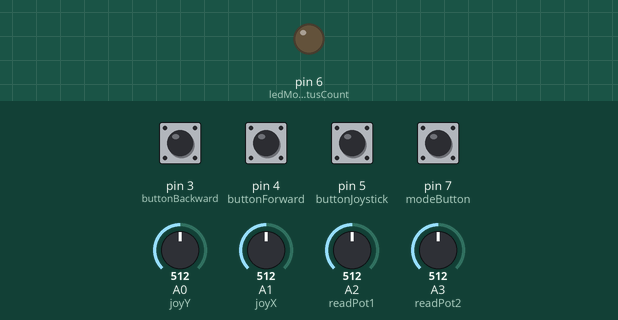
This sketch was run on a simulated Arduino Uno, built with avr-gcc and run on an emulated ATmega328P. Shown: output pins drawn as LEDs (lit = HIGH). Dashed ring = blinking. The test bench sets the inputs (shaded band); at power-on: pin 3 (buttonBackward), pin 4 (buttonForward), pin 5 (buttonJoystick), pin 7 (modeButton) HIGH, A0 (joyY) = 512, A1 (joyX) = 512, A2 (readPot1) = 512, A3 (readPot2) = 512. No radio packets arrive unless stated.

Above: at 1.2 s.
1.3 s: pin 7 (modeButton) pulled LOW for 0.15 s
At 2.1 s:
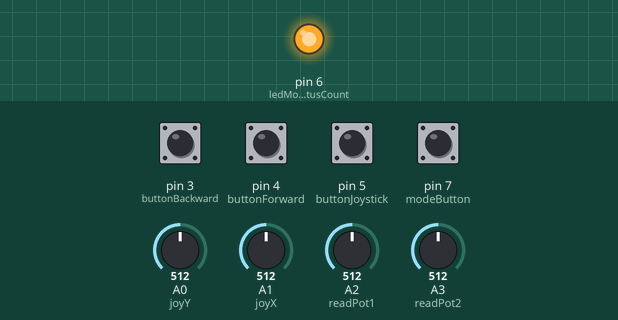
3.8 s: pin 7 (modeButton) pulled LOW for 1 s
At 5.45 s:
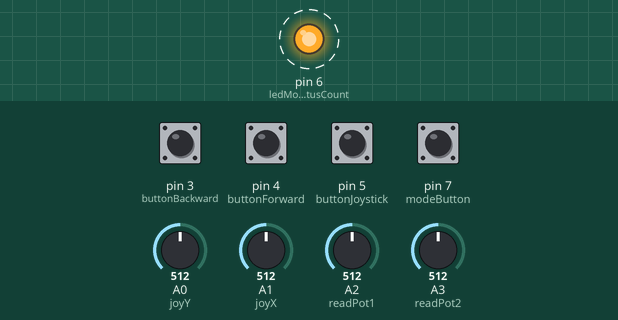
Timing chart, 0 to 8.0 s (numbered marks = the images above; inputs shaded):
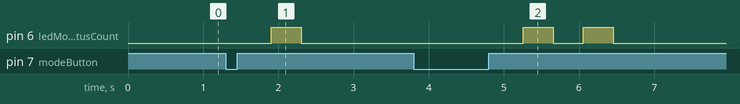

The sketch:

controller.ino
```cpp
//Fabiolus 2021/02/23
//the_fabiolous@hotmail.com
#include <ezButton.h>
#include <SPI.h>
#include <nRF24L01.h>
#include <RF24.h>
RF24 myRadio(8, 9); // CE, CSN

//address through which two modules communicate.
const byte address[6] = "00001";

//data being sent to the receiver, joystick position, pot values and button count.
struct package
{
  int joyposX;
  int joyposY;
  int potValue1;
  int potValue2;
  int modeCount;
  int buttonJoystickCount;
  int buttonForwardCount;
  int animation1Count;
  int animation2Count;
};


//define object for wieless communication
typedef struct package Package;
Package data;

// Define Joystick Connections
#define joyY A0
#define joyX A1
#define readPot1 A2
#define readPot2 A3
#define ledModeStatusCount 6

// Define Joystick Values - Start at 512 (middle position) this might change depending on batteries and motor type.
int joyposX = 512;
int joyposY = 512;
int potValue1 = 0;
int potValue2 = 0;


//initial value of animation1 and 2 //animation1 is to control counter to cycle throught Mode1(frontlight,backlight,left,rightlight)
//animation2 is a counter to cycle through the ALA predefined templates, 7 in totals that I chose based on current, the lowest the better.
int animation1Count = 0;
int animation2Count = 0;
int buttonJoystickCount = 0;
int modeCount;

//defining buttons using ezbutton library
ezButton modeButton(7);  // create ezButton object that attach to pin 7;
ezButton buttonJoystick(5);  // create ezButton object that attach to pin 5;
ezButton buttonForward(4);  // create ezButton object that attach to pin 4;
ezButton buttonBackward(3);  // create ezButton object that attach to pin 3;

void setup() {
  Serial.begin(9600);

  //define Radio as object
  myRadio.begin();

  //set the address
  myRadio.openWritingPipe(address);
  myRadio.setPALevel(RF24_PA_MAX);
  myRadio.setDataRate( RF24_250KBPS );
  myRadio.setChannel(115);

  //Set module as transmitter
  myRadio.stopListening();
  pinMode(ledModeStatusCount, OUTPUT);
  digitalWrite(ledModeStatusCount, LOW);
  delay(10);


  //The below I use for debounce issue using the EZbutton library, had to adjust for the switch button on thumbjoystick
  modeButton.setDebounceTime(50); // set debounce time to 50 milliseconds
  buttonJoystick.setDebounceTime(80); // set debounce time to 80 milliseconds
  buttonForward.setDebounceTime(50); // set debounce time to 50 milliseconds
  buttonBackward.setDebounceTime(50); // set debounce time to 50 milliseconds
}
void loop() {

  modeButton.loop(); // MUST call the loop() function first
  buttonJoystick.loop(); // MUST call the loop() function first
  buttonForward.loop(); // MUST call the loop() function first
  buttonBackward.loop(); // MUST call the loop() function first

  //from EZbutton library to keep count of buttons count. Works great!
  unsigned long modeButtonCount = modeButton.getCount();
  unsigned long buttonJoystickCount = buttonJoystick.getCount();
  unsigned long buttonForwardCount = buttonForward.getCount();
  unsigned long buttonBackwardCount = buttonBackward.getCount();

  //prepare to capture data to pass wirelessly using data for identifier.
  myRadio.write(&data, sizeof(data));

  data.joyposX = analogRead(joyX);
  data.joyposY = analogRead(joyY);
  data.potValue1 = analogRead(readPot1);
  data.potValue2 = analogRead(readPot2);


  //for some reason released works better then IsPressed
  if (modeButton.isReleased()) {

    if (modeButtonCount >= 4) modeButton.resetCount();


    for (int i = 0; i < modeButtonCount; i++) {
      digitalWrite(ledModeStatusCount, LOW);
      delay(400);
      digitalWrite(ledModeStatusCount, HIGH);
      delay(400);
      digitalWrite(ledModeStatusCount, LOW);
    }
    data.modeCount = modeButtonCount;
  }


  //if buttonJoystick is pressed and button1counter will increment for either mode1 or mode 2 state then clear LED strip and start the animation .
  if (buttonJoystick.isReleased()) {
    data.animation1Count = 0;
    data.animation2Count = 0;
    if (buttonJoystickCount >= 3) {
      buttonJoystick.resetCount();
    }
    data.buttonJoystickCount = buttonJoystickCount;
  }


  //if button 2 is pressed and button1counter will increment for either mode1 or mode 2 state then clear LED strip and start the animation .
  if (buttonForward.isReleased() && buttonJoystickCount == 1) {
    //data.animation1Count = animation1Count;
    if (data.animation1Count >= 5) {
      data.animation1Count = 1;
    }

    else data.animation1Count++;
  }

  if (buttonForward.isReleased() && buttonJoystickCount == 2) {

    if (data.animation2Count >= 7) {
      data.animation2Count = 0;
    }
    else data.animation2Count++;
  }


  //if button 3 pressed counter will decrement for mode 2 only it can cycle 21 led templates.
  if (buttonBackward.isReleased() && buttonJoystickCount == 1) {


    if (data.animation1Count <= 1) {
      data.animation1Count = 5;
    }
    else data.animation1Count--;
  }


  if (buttonBackward.isReleased() && buttonJoystickCount == 2) {

    if (data.animation2Count <= 0) {
      data.animation2Count = 7;
    }
    else data.animation2Count--;
  }

}
```

Measured:
- after the input at 1.3 s, pin 6 (ledModeStatusCount): LOW → HIGH after 0.60 s, → LOW 0.40 s later
- after the input at 3.8 s, pin 6 (ledModeStatusCount): alternates HIGH for 0.40 s and LOW for 0.40 s, 4 changes in all, then stays LOW, starting after 1.5 s
